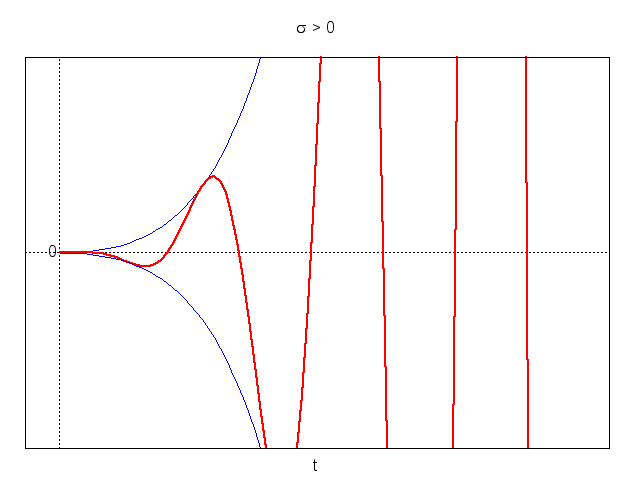

gnuplot code for this plot:
set terminal png
set output 'poli_complessi3_3.png'
set encoding utf8
load 'config.plt'
#
set xlabel 't'
set xzeroaxis
set yzeroaxis
unset ytics
unset xtics
#
set title "{/Symbol s} > 0"
set label "0" at 0,0 right
#
a = -0.9
f(x) = 0.5*x**2*exp(-a*x)
#
plot [-.25:4][-4:4] x >= 0 ? f(x) : 1/0 notitle w l ls 2,\
	x >= 0 ? f(x)*cos(6*x) : 1/0 notitle w l ls 1,\
	x >= 0 ? -f(x) : 1/0 notitle w l ls 2
